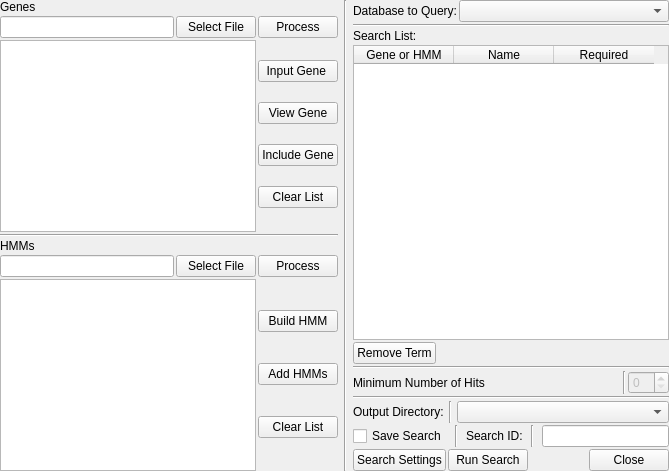
      <widget class="QWidget" name="searchtab">
       <attribute name="title">
        <string>Run Search</string>
       </attribute>
       <layout class="QHBoxLayout" name="horizontalLayout_13" stretch="0,0,0">
        <property name="leftMargin">
         <number>0</number>
        </property>
        <property name="topMargin">
         <number>0</number>
        </property>
        <property name="rightMargin">
         <number>0</number>
        </property>
        <property name="bottomMargin">
         <number>0</number>
        </property>
        <item>
         <layout class="QVBoxLayout" name="verticalLayout_9" stretch="0">
          <item>
           <layout class="QVBoxLayout" name="verticalLayout_5" stretch="0,0,0,0,0,0,0">
            <property name="spacing">
             <number>2</number>
            </property>
            <item>
             <widget class="QLabel" name="label_4">
              <property name="sizePolicy">
               <sizepolicy hsizetype="Fixed" vsizetype="Fixed">
                <horstretch>0</horstretch>
                <verstretch>0</verstretch>
               </sizepolicy>
              </property>
              <property name="text">
               <string>Genes</string>
              </property>
             </widget>
            </item>
            <item>
             <layout class="QHBoxLayout" name="horizontalLayout_8">
              <item>
               <widget class="QLineEdit" name="GeneFilePath">
                <property name="sizePolicy">
                 <sizepolicy hsizetype="MinimumExpanding" vsizetype="Fixed">
                  <horstretch>0</horstretch>
                  <verstretch>0</verstretch>
                 </sizepolicy>
                </property>
                <property name="readOnly">
                 <bool>true</bool>
                </property>
               </widget>
              </item>
              <item>
               <widget class="QPushButton" name="addGenefilePathBtn">
                <property name="enabled">
                 <bool>true</bool>
                </property>
                <property name="sizePolicy">
                 <sizepolicy hsizetype="Fixed" vsizetype="Fixed">
                  <horstretch>0</horstretch>
                  <verstretch>0</verstretch>
                 </sizepolicy>
                </property>
                <property name="text">
                 <string>Select File</string>
                </property>
               </widget>
              </item>
              <item>
               <widget class="QPushButton" name="addGenefileBtn">
                <property name="enabled">
                 <bool>true</bool>
                </property>
                <property name="sizePolicy">
                 <sizepolicy hsizetype="Fixed" vsizetype="Fixed">
                  <horstretch>0</horstretch>
                  <verstretch>0</verstretch>
                 </sizepolicy>
                </property>
                <property name="text">
                 <string>Process</string>
                </property>
               </widget>
              </item>
             </layout>
            </item>
            <item>
             <layout class="QHBoxLayout" name="horizontalLayout_10" stretch="1,0">
              <item>
               <widget class="QListWidget" name="geneList">
                <property name="sizePolicy">
                 <sizepolicy hsizetype="MinimumExpanding" vsizetype="MinimumExpanding">
                  <horstretch>0</horstretch>
                  <verstretch>0</verstretch>
                 </sizepolicy>
                </property>
                <property name="selectionMode">
                 <enum>QAbstractItemView::SingleSelection</enum>
                </property>
               </widget>
              </item>
              <item>
               <layout class="QVBoxLayout" name="verticalLayout_7">
                <property name="spacing">
                 <number>0</number>
                </property>
                <item alignment="Qt::AlignHCenter">
                 <widget class="QPushButton" name="addGeneSeqBtn">
                  <property name="sizePolicy">
                   <sizepolicy hsizetype="Fixed" vsizetype="Fixed">
                    <horstretch>0</horstretch>
                    <verstretch>0</verstretch>
                   </sizepolicy>
                  </property>
                  <property name="text">
                   <string>Input Gene </string>
                  </property>
                 </widget>
                </item>
                <item>
                 <widget class="QPushButton" name="editGeneBtn">
                  <property name="text">
                   <string>View Gene</string>
                  </property>
                 </widget>
                </item>
                <item alignment="Qt::AlignHCenter">
                 <widget class="QPushButton" name="addGeneBtn">
                  <property name="sizePolicy">
                   <sizepolicy hsizetype="Fixed" vsizetype="Fixed">
                    <horstretch>0</horstretch>
                    <verstretch>0</verstretch>
                   </sizepolicy>
                  </property>
                  <property name="text">
                   <string>Include Gene</string>
                  </property>
                 </widget>
                </item>
                <item alignment="Qt::AlignHCenter">
                 <widget class="QPushButton" name="clearGeneBtn">
                  <property name="sizePolicy">
                   <sizepolicy hsizetype="Fixed" vsizetype="Fixed">
                    <horstretch>0</horstretch>
                    <verstretch>0</verstretch>
                   </sizepolicy>
                  </property>
                  <property name="text">
                   <string>Clear List</string>
                  </property>
                 </widget>
                </item>
               </layout>
              </item>
             </layout>
            </item>
            <item>
             <widget class="Line" name="line_2">
              <property name="orientation">
               <enum>Qt::Horizontal</enum>
              </property>
             </widget>
            </item>
            <item>
             <widget class="QLabel" name="label_3">
              <property name="sizePolicy">
               <sizepolicy hsizetype="Fixed" vsizetype="Fixed">
                <horstretch>0</horstretch>
                <verstretch>0</verstretch>
               </sizepolicy>
              </property>
              <property name="text">
               <string>HMMs</string>
              </property>
             </widget>
            </item>
            <item>
             <layout class="QHBoxLayout" name="horizontalLayout_11">
              <item>
               <widget class="QLineEdit" name="hmmFilePath">
                <property name="sizePolicy">
                 <sizepolicy hsizetype="MinimumExpanding" vsizetype="Fixed">
                  <horstretch>0</horstretch>
                  <verstretch>0</verstretch>
                 </sizepolicy>
                </property>
               </widget>
              </item>
              <item>
               <widget class="QPushButton" name="addHMMfilePathBtn">
                <property name="sizePolicy">
                 <sizepolicy hsizetype="Fixed" vsizetype="Fixed">
                  <horstretch>0</horstretch>
                  <verstretch>0</verstretch>
                 </sizepolicy>
                </property>
                <property name="text">
                 <string>Select File</string>
                </property>
               </widget>
              </item>
              <item>
               <widget class="QPushButton" name="addHMMfilebtn">
                <property name="sizePolicy">
                 <sizepolicy hsizetype="Fixed" vsizetype="Fixed">
                  <horstretch>0</horstretch>
                  <verstretch>0</verstretch>
                 </sizepolicy>
                </property>
                <property name="text">
                 <string>Process</string>
                </property>
               </widget>
              </item>
             </layout>
            </item>
            <item>
             <layout class="QHBoxLayout" name="horizontalLayout_12" stretch="1,0">
              <item>
               <widget class="QListWidget" name="hmmList">
                <property name="sizePolicy">
                 <sizepolicy hsizetype="MinimumExpanding" vsizetype="MinimumExpanding">
                  <horstretch>0</horstretch>
                  <verstretch>0</verstretch>
                 </sizepolicy>
                </property>
                <property name="selectionMode">
                 <enum>QAbstractItemView::MultiSelection</enum>
                </property>
               </widget>
              </item>
              <item>
               <layout class="QVBoxLayout" name="verticalLayout_8">
                <property name="spacing">
                 <number>0</number>
                </property>
                <item>
                 <widget class="QPushButton" name="buildHMMBtn">
                  <property name="text">
                   <string>Build HMM</string>
                  </property>
                 </widget>
                </item>
                <item>
                 <widget class="QPushButton" name="addHMMbtn">
                  <property name="sizePolicy">
                   <sizepolicy hsizetype="Fixed" vsizetype="Fixed">
                    <horstretch>0</horstretch>
                    <verstretch>0</verstretch>
                   </sizepolicy>
                  </property>
                  <property name="text">
                   <string>Add HMMs</string>
                  </property>
                 </widget>
                </item>
                <item alignment="Qt::AlignHCenter">
                 <widget class="QPushButton" name="clearHMMbtn">
                  <property name="sizePolicy">
                   <sizepolicy hsizetype="Fixed" vsizetype="Fixed">
                    <horstretch>0</horstretch>
                    <verstretch>0</verstretch>
                   </sizepolicy>
                  </property>
                  <property name="text">
                   <string>Clear List</string>
                  </property>
                 </widget>
                </item>
               </layout>
              </item>
             </layout>
            </item>
           </layout>
          </item>
         </layout>
        </item>
        <item>
         <widget class="Line" name="line_6">
          <property name="orientation">
           <enum>Qt::Vertical</enum>
          </property>
         </widget>
        </item>
        <item>
         <layout class="QVBoxLayout" name="verticalLayout_2">
          <property name="spacing">
           <number>2</number>
          </property>
          <item>
           <layout class="QHBoxLayout" name="horizontalLayout">
            <item>
             <widget class="QLabel" name="databaseLabel">
              <property name="text">
               <string>Database to Query:</string>
              </property>
             </widget>
            </item>
            <item>
             <widget class="QComboBox" name="dataBaseSelector">
              <property name="sizePolicy">
               <sizepolicy hsizetype="MinimumExpanding" vsizetype="Fixed">
                <horstretch>0</horstretch>
                <verstretch>0</verstretch>
               </sizepolicy>
              </property>
              <property name="currentIndex">
               <number>-1</number>
              </property>
              <property name="insertPolicy">
               <enum>QComboBox::InsertAtTop</enum>
              </property>
              <property name="sizeAdjustPolicy">
               <enum>QComboBox::AdjustToContentsOnFirstShow</enum>
              </property>
              <item>
               <property name="text">
                <string>add database...</string>
               </property>
              </item>
             </widget>
            </item>
           </layout>
          </item>
          <item>
           <widget class="Line" name="line_4">
            <property name="orientation">
             <enum>Qt::Horizontal</enum>
            </property>
           </widget>
          </item>
          <item>
           <layout class="QVBoxLayout" name="verticalLayout_3" stretch="0,0,0">
            <property name="spacing">
             <number>2</number>
            </property>
            <item>
             <widget class="QLabel" name="label_5">
              <property name="text">
               <string>Search List:</string>
              </property>
             </widget>
            </item>
            <item>
             <widget class="QTableWidget" name="searchList">
              <property name="sizePolicy">
               <sizepolicy hsizetype="MinimumExpanding" vsizetype="MinimumExpanding">
                <horstretch>0</horstretch>
                <verstretch>0</verstretch>
               </sizepolicy>
              </property>
              <property name="sizeAdjustPolicy">
               <enum>QAbstractScrollArea::AdjustToContentsOnFirstShow</enum>
              </property>
              <property name="editTriggers">
               <set>QAbstractItemView::NoEditTriggers</set>
              </property>
              <property name="selectionMode">
               <enum>QAbstractItemView::SingleSelection</enum>
              </property>
              <property name="columnCount">
               <number>3</number>
              </property>
              <attribute name="horizontalHeaderCascadingSectionResizes">
               <bool>true</bool>
              </attribute>
              <attribute name="horizontalHeaderStretchLastSection">
               <bool>false</bool>
              </attribute>
              <column>
               <property name="text">
                <string>Gene or HMM</string>
               </property>
              </column>
              <column>
               <property name="text">
                <string>Name</string>
               </property>
              </column>
              <column>
               <property name="text">
                <string>Required</string>
               </property>
              </column>
             </widget>
            </item>
            <item>
             <widget class="QPushButton" name="removeSearchTermBtn">
              <property name="sizePolicy">
               <sizepolicy hsizetype="Fixed" vsizetype="Fixed">
                <horstretch>0</horstretch>
                <verstretch>0</verstretch>
               </sizepolicy>
              </property>
              <property name="text">
               <string>Remove Term</string>
              </property>
             </widget>
            </item>
           </layout>
          </item>
          <item>
           <widget class="Line" name="line_3">
            <property name="orientation">
             <enum>Qt::Horizontal</enum>
            </property>
           </widget>
          </item>
          <item>
           <layout class="QHBoxLayout" name="horizontalLayout_7">
            <item>
             <widget class="QLabel" name="label_2">
              <property name="text">
               <string>Minimum Number of Hits</string>
              </property>
             </widget>
            </item>
            <item>
             <widget class="Line" name="line">
              <property name="orientation">
               <enum>Qt::Vertical</enum>
              </property>
             </widget>
            </item>
            <item>
             <widget class="QSpinBox" name="hitsNeededSpinBox">
              <property name="enabled">
               <bool>false</bool>
              </property>
              <property name="sizePolicy">
               <sizepolicy hsizetype="Fixed" vsizetype="Fixed">
                <horstretch>0</horstretch>
                <verstretch>0</verstretch>
               </sizepolicy>
              </property>
             </widget>
            </item>
           </layout>
          </item>
          <item>
           <widget class="Line" name="line_5">
            <property name="orientation">
             <enum>Qt::Horizontal</enum>
            </property>
           </widget>
          </item>
          <item>
           <layout class="QHBoxLayout" name="horizontalLayout_9">
            <property name="spacing">
             <number>5</number>
            </property>
            <item>
             <widget class="QLabel" name="databaseLabel_2">
              <property name="text">
               <string>Output Directory:</string>
              </property>
             </widget>
            </item>
            <item>
             <widget class="Line" name="line_18">
              <property name="orientation">
               <enum>Qt::Vertical</enum>
              </property>
             </widget>
            </item>
            <item>
             <widget class="QComboBox" name="outputDirectorySelector">
              <property name="sizePolicy">
               <sizepolicy hsizetype="MinimumExpanding" vsizetype="Fixed">
                <horstretch>0</horstretch>
                <verstretch>0</verstretch>
               </sizepolicy>
              </property>
              <property name="currentIndex">
               <number>-1</number>
              </property>
              <property name="insertPolicy">
               <enum>QComboBox::InsertAtTop</enum>
              </property>
              <property name="sizeAdjustPolicy">
               <enum>QComboBox::AdjustToContentsOnFirstShow</enum>
              </property>
              <item>
               <property name="text">
                <string>Select Directory...</string>
               </property>
              </item>
             </widget>
            </item>
           </layout>
          </item>
          <item>
           <layout class="QHBoxLayout" name="horizontalLayout_33">
            <property name="spacing">
             <number>8</number>
            </property>
            <item>
             <widget class="QCheckBox" name="saveSearchChk">
              <property name="text">
               <string>Save Search</string>
              </property>
             </widget>
            </item>
            <item>
             <widget class="Line" name="line_20">
              <property name="orientation">
               <enum>Qt::Vertical</enum>
              </property>
             </widget>
            </item>
            <item>
             <widget class="QLabel" name="label_31">
              <property name="text">
               <string>Search ID:</string>
              </property>
             </widget>
            </item>
            <item>
             <widget class="Line" name="line_19">
              <property name="orientation">
               <enum>Qt::Vertical</enum>
              </property>
             </widget>
            </item>
            <item>
             <widget class="QLineEdit" name="searchNameInput">
              <property name="enabled">
               <bool>true</bool>
              </property>
             </widget>
            </item>
           </layout>
          </item>
          <item>
           <layout class="QHBoxLayout" name="horizontalLayout_5">
            <item>
             <widget class="QPushButton" name="setParamsBtn">
              <property name="sizePolicy">
               <sizepolicy hsizetype="Fixed" vsizetype="Fixed">
                <horstretch>0</horstretch>
                <verstretch>0</verstretch>
               </sizepolicy>
              </property>
              <property name="text">
               <string>Search Settings</string>
              </property>
             </widget>
            </item>
            <item alignment="Qt::AlignLeft">
             <widget class="QPushButton" name="runSearch">
              <property name="sizePolicy">
               <sizepolicy hsizetype="Fixed" vsizetype="Fixed">
                <horstretch>0</horstretch>
                <verstretch>0</verstretch>
               </sizepolicy>
              </property>
              <property name="text">
               <string>Run Search</string>
              </property>
             </widget>
            </item>
            <item alignment="Qt::AlignRight">
             <widget class="QPushButton" name="closeBtn">
              <property name="sizePolicy">
               <sizepolicy hsizetype="Fixed" vsizetype="Fixed">
                <horstretch>0</horstretch>
                <verstretch>0</verstretch>
               </sizepolicy>
              </property>
              <property name="text">
               <string>Close</string>
              </property>
             </widget>
            </item>
           </layout>
          </item>
         </layout>
        </item>
       </layout>
      </widget>
